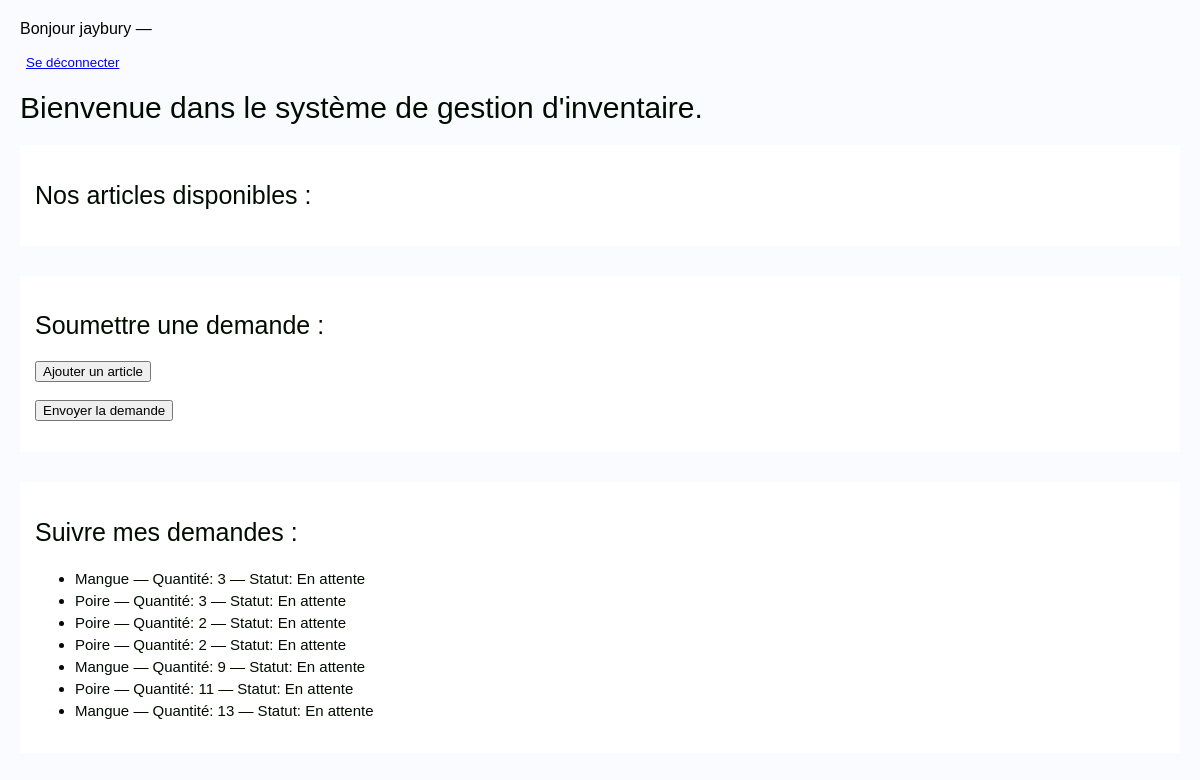
Before: /inventaire/ (signed in) with the older database file.
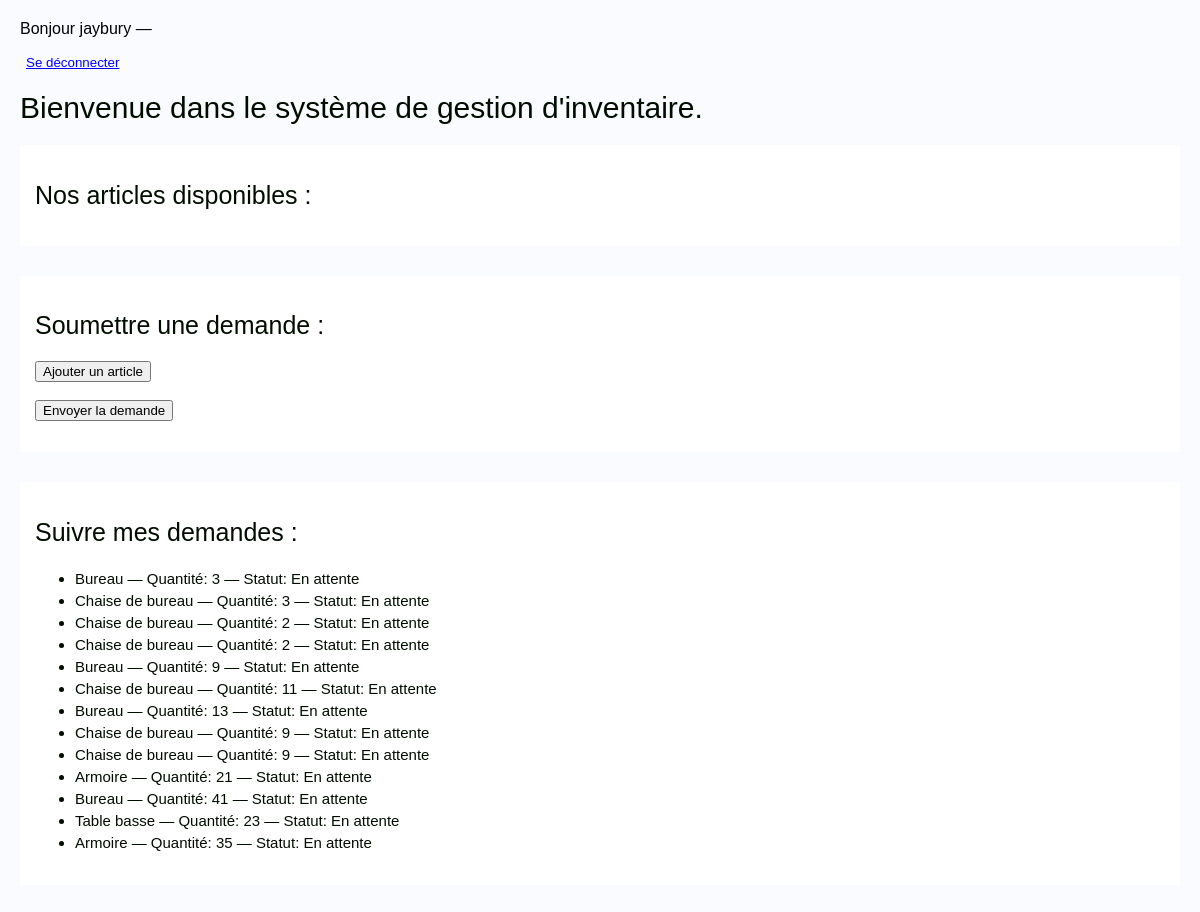
After: the same page with the newer database file.
### inventory/models.py (models this page shows, shortened)
class ProductRequest(models.Model):
    STATUS_CHOICES = [
        ('pending', 'En attente'),
        ('approved', 'Approuvée'),
        ('rejected', 'Refusée'),
    ]
    user = models.ForeignKey(User, on_delete=models.CASCADE, null=True, blank=True)
    product = models.ForeignKey(Product, on_delete=models.CASCADE)
    quantity_requested = models.PositiveIntegerField()
    status = models.CharField(max_length=10, choices=STATUS_CHOICES, default='pending')
    date_submitted = models.DateTimeField(auto_now_add=True)

class Product(models.Model):
    name = models.CharField(max_length=100) #Nom du produit
    description = models.TextField(blank=True) #Description du produit
    quantity = models.PositiveIntegerField() #Quantité
    price = models.DecimalField(max_digits=10, decimal_places=2) #Prix

### inventory/views.py (the view, shortened to what this page needs)
# urls.py: path('inventaire/', views.product_list, name='liste_produit'),
@login_required
def product_list(request):
    products = Product.objects.all()
    demandes = ProductRequest.objects.filter(user=request.user)
    return render(request, 'liste_produit.html', {
        'products': products,
        'demandes': demandes
    })

### inventory/templates/liste_produit.html (shortened to what this page needs)
{% load static %}
{% if user.is_authenticated %}
  <p>Bonjour {{ user.username }} —
    <form action="{% url 'logout' %}" method="post">
      <button type="submit" style="background:none; border:none; color:blue; text-decoration:underline; cursor:pointer;">
        Se déconnecter
      </button>
    </form>
  </p>
{% else %}
  <p><a href="{% url 'login' %}">Connexion</a></p>
{% endif %}
<!DOCTYPE html>
<html lang="fr">
    <head>
        <link rel="stylesheet" href="{% static 'inventory/css/style.css' %}">
    </head>
<body>
    <h1>Bienvenue dans le système de gestion d'inventaire.</h1>
     <section>
        <h2>Nos articles disponibles :</h2>
     </section>
      <section>
        <h2>Soumettre une demande :</h2>
        <form method="post" id="request-form">
            <button type="button" id="add-line">Ajouter un article</button>
            <br><br>
            <button type="submit">Envoyer la demande</button>
        </form>
      </section>
       <section>
        <h2>Suivre mes demandes :</h2>
        <ul>
            {% for demande in demandes %}
                <li>{{ demande.product.name }} — Quantité: {{ demande.quantity_requested }} — Statut: {{ demande.get_status_display }}</li>
            {% endfor %}
        </ul>
       </section>
</body>
</html>

Changed rows visible on the page:
changed through a linked row, ProductRequest (number 1 of 13 on the later page): product.name "Mangue" → "Bureau"
changed through a linked row, ProductRequest (number 2 of 13 on the later page): product.name "Poire" → "Chaise de bureau"
changed through a linked row, ProductRequest (number 3 of 13 on the later page): product.name "Poire" → "Chaise de bureau"
changed through a linked row, ProductRequest (number 4 of 13 on the later page): product.name "Poire" → "Chaise de bureau"
changed through a linked row, ProductRequest (number 5 of 13 on the later page): product.name "Mangue" → "Bureau"
changed through a linked row, ProductRequest (number 6 of 13 on the later page): product.name "Poire" → "Chaise de bureau"
changed through a linked row, ProductRequest (number 7 of 13 on the later page): product.name "Mangue" → "Bureau"
added ProductRequest: product.name "Chaise de bureau", quantity_requested "9", status "En attente"
added ProductRequest: product.name "Chaise de bureau", quantity_requested "9", status "En attente"
added ProductRequest: product.name "Armoire", quantity_requested "21", status "En attente"
added ProductRequest: product.name "Bureau", quantity_requested "41", status "En attente"
added ProductRequest: product.name "Table basse", quantity_requested "23", status "En attente"
added ProductRequest: product.name "Armoire", quantity_requested "35", status "En attente"
